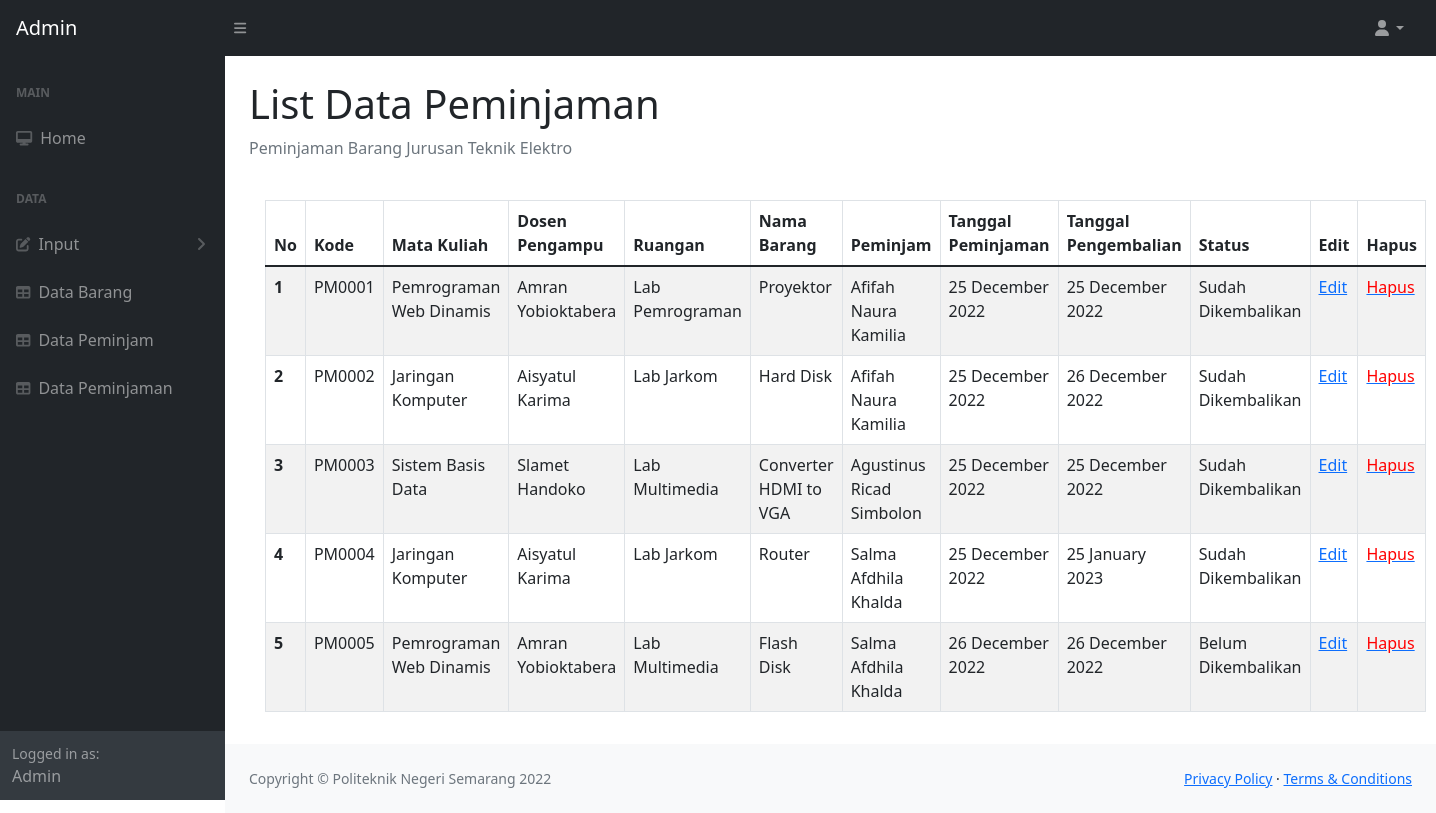
Page /tampil_peminjaman.php (signed in) on the committed database.
### tables this page shows
CREATE TABLE `user` (
  `id` int(11) NOT NULL,
  `nama_lengkap` varchar(100) NOT NULL,
  `no_hp` varchar(20) NOT NULL,
  `username` varchar(100) NOT NULL,
  `password` varchar(100) NOT NULL,
  `level` int(11) NOT NULL,
  `kode_peminjam` varchar(20) NOT NULL
);

CREATE TABLE `peminjaman` (
  `id` int(11) NOT NULL,
  `kode_peminjaman` varchar(20) NOT NULL,
  `matkul` varchar(30) NOT NULL,
  `dosen` varchar(30) NOT NULL,
  `ruangan` varchar(30) NOT NULL,
  `kode_barang` varchar(30) NOT NULL,
  `kode_peminjam` varchar(30) NOT NULL,
  `tanggal_pinjam` date NOT NULL,
  `tanggal_kembali` date NOT NULL,
  `kode_status` enum('belum','sudah') NOT NULL
);

CREATE TABLE `data_barang` (
  `id` int(11) NOT NULL,
  `kode_barang` varchar(30) NOT NULL,
  `nama_barang` varchar(100) NOT NULL,
  `merek_barang` varchar(50) NOT NULL,
  `tipe_barang` varchar(50) NOT NULL,
  `jumlah_barang` int(15) NOT NULL
);

CREATE TABLE `data_peminjam` (
  `id` int(11) NOT NULL,
  `kode_peminjam` varchar(20) NOT NULL,
  `nama_peminjam` varchar(100) NOT NULL,
  `prodi` varchar(50) NOT NULL,
  `kelas` varchar(20) NOT NULL,
  `nim` varchar(20) NOT NULL,
  `no_hp` varchar(15) NOT NULL,
  `foto` varchar(100) NOT NULL
);

CREATE TABLE `status` (
  `id` int(11) NOT NULL,
  `kode_status` varchar(10) NOT NULL,
  `keterangan_status` varchar(25) NOT NULL
);

### config.php (called while the page is built, shortened)
<?php
    class database{
        var $host = "localhost";
        var $username = "root";
        var $password = "";
        var $database = "peminjaman_barang";
        var $koneksi = "";
        function __construct(){
            $this->koneksi = mysqli_connect($this->host, $this->username, $this->password, $this->database);
        }
        function tampil_peminjaman()
        {
            $data = mysqli_query($this->koneksi,"select a.*,b.*,c.*,d.* from peminjaman a INNER JOIN data_barang b ON b.kode_barang = a.kode_barang INNER JOIN data_peminjam c ON c.kode_peminjam = a.kode_peminjam INNER JOIN status d ON d.kode_status = a.kode_status");
            while($row = mysqli_fetch_array($data)){
                $hasil[] = $row;
            }
            return $hasil;
        }
        function login($username)
        {
            $data = mysqli_query($this->koneksi,"SELECT * FROM user where username = '$username'");
            if (mysqli_num_rows($data) == 0) {
                echo "<b>Data user tidak valid</br>";
                $hasil = [];
                header('location:login.php');
            }
            else{
                while($row = mysqli_fetch_array($data)){
                    $hasil[] = $row;
                }
            }
            return $hasil;
        }
    }
?>

### tampil_peminjaman.php (the view, shortened to what this page needs)
<?php
    $username = $_SESSION['username'];
    include "config.php";
    $db = new Database();
    foreach($db->login($username) as $x){
        $level = $x['level'];
        if($level=='1'){
?>
<!DOCTYPE html>
<html lang="en">
<head>
    <link href="https://cdn.jsdelivr.net/npm/simple-datatables@latest/dist/style.css" rel="stylesheet" />
    <link href="hlmn2/css/styles.css" rel="stylesheet" />
</head>
<body class="sb-nav-fixed">
    <?php
        $db = new Database();
    ?>
    <nav class="sb-topnav navbar navbar-expand navbar-dark bg-dark">
            <a class="navbar-brand ps-3" href="halaman_admin.php">Admin</a>
            <button class="btn btn-link btn-sm order-1 order-lg-0 me-4 me-lg-0" id="sidebarToggle" href="#!"><i class="fas fa-bars"></i></button>
            <ul class="navbar-nav ms-auto ms-md-0 me-3 me-lg-4">
                <li class="nav-item dropdown">
                    <a class="nav-link dropdown-toggle" id="navbarDropdown" href="#" role="button" data-bs-toggle="dropdown" aria-expanded="false"><i class="fas fa-user fa-fw"></i></a>
                </li>
            </ul>
        </nav>
        <div id="layoutSidenav">
            <div id="layoutSidenav_nav">
                <nav class="sb-sidenav accordion sb-sidenav-dark" id="sidenavAccordion">
                    <div class="sb-sidenav-menu">
                        <div class="nav">
                            <div class="sb-sidenav-menu-heading">Main</div>
                            <a class="nav-link" href="halaman_admin.php">
                                <div class="sb-nav-link-icon"><i class="fas fa-desktop"></i></div>
                                Home
                            </a>
                            <div class="sb-sidenav-menu-heading">Data</div>
                            <a class="nav-link collapsed" href="#" data-bs-toggle="collapse" data-bs-target="#collapseLayouts" aria-expanded="false" aria-controls="collapseLayouts">
                                <div class="sb-nav-link-icon"><i class="fas fa-edit"></i></div>
                                Input
                                <div class="sb-sidenav-collapse-arrow"><i class="fas fa-angle-down"></i></div>
                            </a>
                            <a class="nav-link" href="tampil_data_barang.php">
                                <div class="sb-nav-link-icon"><i class="fas fa-table"></i></div>
                                Data Barang
                            </a>
                            <a class="nav-link" href="tampil_data_peminjam.php">
                                <div class="sb-nav-link-icon"><i class="fas fa-table"></i></div>
                                Data Peminjam
                            </a>
                            <a class="nav-link" href="tampil_peminjaman.php">
                                <div class="sb-nav-link-icon"><i class="fas fa-table"></i></div>
                                Data Peminjaman
                            </a>
                        </div>
                    </div>
                    <div class="sb-sidenav-footer">
                        <div class="small">Logged in as:</div>
                        Admin
                    </div>
                </nav>
            </div>
            <div id="layoutSidenav_content">
                <main>
                <div class="container-fluid px-4">
                        <h1 class="mt-4">List Data Peminjaman</h1>
                        <ol class="breadcrumb mb-4">
                            <li class="breadcrumb-item active">Peminjaman Barang Jurusan Teknik Elektro</li>
                        </ol>
                            <div class="card-body">
                                <table class="table table-striped table-bordered table-hover" id="datatablesSimple">
                                <thead>
                <tr>
                    <th scope="col">No</th>
                    <th scope="col">Kode</th>
                    <th scope="col">Mata Kuliah</th>
                    <th scope="col">Dosen Pengampu</th>
                    <th scope="col">Ruangan</th>
                    <th scope="col">Nama Barang</th>
                    <th scope="col">Peminjam</th>
                    <th scope="col">Tanggal Peminjaman</th>
                    <th scope="col">Tanggal Pengembalian</th>
                    <th scope="col">Status</th>
                    <th scope="col">Edit</th>
                    <th scope="col">Hapus</th>
                </tr>
                </thead>
                <tbody>
                <?php
                    $no= 1;
                    foreach($db->tampil_peminjaman() as $x){
                ?>
                <tr>
                    <th scope="row"><?php echo $no++; ?></th>
                    <td><?php echo $x['kode_peminjaman']; ?></td>
                    <td><?php echo $x['matkul']; ?></td>
                    <td><?php echo $x['dosen']; ?></td>
                    <td><?php echo $x['ruangan']; ?></td>
                    <td><?php echo $x['nama_barang']; ?></td>
                    <td><?php echo $x['nama_peminjam']; ?></td>
                    <td><?php
                        $tanggal_pinjam = $x['tanggal_pinjam'];
                        $tanggal_pinjam_ganti_format = date("d F Y", strtotime($tanggal_pinjam));
                        echo $tanggal_pinjam_ganti_format;
                        ?>
                    </td>
                    <td><?php
                        $tanggal_kembali = $x['tanggal_kembali'];
                        $tanggal_kembali_ganti_format = date("d F Y", strtotime($tanggal_kembali));
                        echo $tanggal_kembali_ganti_format;
                        ?>
                    </td>
                    <td><?php echo $x['keterangan_status']; ?></td>
                    <td><a href="edit_data_peminjaman.php?id=<?php echo $x['kode_peminjaman']; ?>">Edit</a></td>
                    <td><a href="hapus_data_peminjaman.php?id=<?php echo $x['kode_peminjaman']; ?>" onClick="return confirm('Anda yakin akan menghapus?'); if (ok) return true; else return false"><font color="red">Hapus</font></a></td>
                </tr>
                <?php
                    }
                ?>
                </tbody>
            </table>
                        </div>
                    </div>
                </main>
                <footer class="py-4 bg-light mt-auto">
                    <div class="container-fluid px-4">
                        <div class="d-flex align-items-center justify-content-between small">
                            <div class="text-muted">Copyright &copy; Politeknik Negeri Semarang 2022</div>
                            <div>
                                <a href="#">Privacy Policy</a>
                                &middot;
                                <a href="#">Terms &amp; Conditions</a>
                            </div>
                        </div>
                    </div>
                </footer>
            </div>
        </div>
</body>
</html>
<?php
        }
        else{
            echo "Anda belum login";
            header("Location: login.php");
        }
    }
?>

### rows in the picture
peminjaman: kode_peminjaman "PM0001", matkul "Pemrograman Web Dinamis", dosen "Amran Yobioktabera", ruangan "Lab Pemrograman", data_barang.nama_barang "Proyektor", data_peminjam.nama_peminjam "Afifah Naura Kamilia", tanggal_pinjam "25 December 2022", tanggal_kembali "25 December 2022", status.keterangan_status "Sudah Dikembalikan"
peminjaman: kode_peminjaman "PM0002", matkul "Jaringan Komputer", dosen "Aisyatul Karima", ruangan "Lab Jarkom", data_barang.nama_barang "Hard Disk", data_peminjam.nama_peminjam "Afifah Naura Kamilia", tanggal_pinjam "25 December 2022", tanggal_kembali "26 December 2022", status.keterangan_status "Sudah Dikembalikan"
peminjaman: kode_peminjaman "PM0003", matkul "Sistem Basis Data", dosen "Slamet Handoko", ruangan "Lab Multimedia", data_barang.nama_barang "Converter HDMI to VGA", data_peminjam.nama_peminjam "Agustinus Ricad Simbolon", tanggal_pinjam "25 December 2022", tanggal_kembali "25 December 2022", status.keterangan_status "Sudah Dikembalikan"
peminjaman: kode_peminjaman "PM0004", matkul "Jaringan Komputer", dosen "Aisyatul Karima", ruangan "Lab Jarkom", data_barang.nama_barang "Router", data_peminjam.nama_peminjam "Salma Afdhila Khalda", tanggal_pinjam "25 December 2022", tanggal_kembali "25 January 2023", status.keterangan_status "Sudah Dikembalikan"
peminjaman: kode_peminjaman "PM0005", matkul "Pemrograman Web Dinamis", dosen "Amran Yobioktabera", ruangan "Lab Multimedia", data_barang.nama_barang "Flash Disk", data_peminjam.nama_peminjam "Salma Afdhila Khalda", tanggal_pinjam "26 December 2022", tanggal_kembali "26 December 2022", status.keterangan_status "Belum Dikembalikan"
